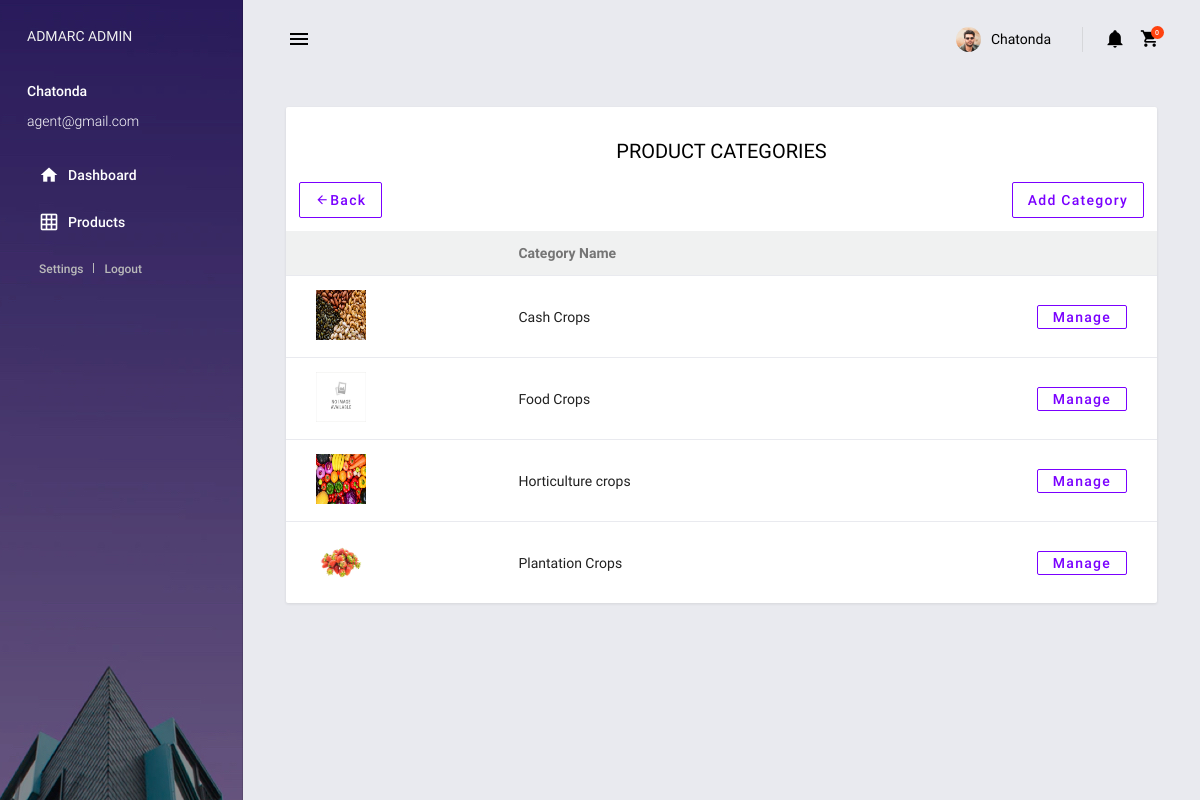
/admin/syst/categories.php (signed in), run on the app's committed database.
### tables this page shows
CREATE TABLE `product_categories` (
  `category_id` int(11) NOT NULL,
  `category_name` varchar(255) NOT NULL,
  `category_img` varchar(255) DEFAULT 'noimage.jpg',
  `date_created` datetime NOT NULL DEFAULT current_timestamp(),
  `date_update` datetime NOT NULL DEFAULT current_timestamp() ON UPDATE current_timestamp()
);

### admin/syst/connection/Functions.php (called while the page is built, shortened)
<?php
Class Functions{
    private $con;
    function __construct(){
        require_once dirname(__FILE__).'/connection.php';
        $database = new Connection();
        $this->con = $database->openConnection();
    }
    function retrieveMany($query){
            $stmt = $this->con->prepare($query);
            $stmt->execute();
            return $stmt->fetchAll();
    }
}
?>

### admin/syst/connection/connection.php (called while the page is built, shortened)
<?php
Class Connection {
private  $server = "mysql:host=localhost;dbname=admarc_system";
private  $user = "root";
private  $pass = "";
private $options  = array(PDO::ATTR_ERRMODE => PDO::ERRMODE_EXCEPTION,PDO::ATTR_DEFAULT_FETCH_MODE => PDO::FETCH_ASSOC,);
            public function openConnection()
             {
               try
                 {
          $this->con = new PDO($this->server, $this->user,$this->pass,$this->options);
          return $this->con;
                  }
               catch (PDOException $e)
                 {
                     echo "There is some problem in connection: " . $e->getMessage();
                 }
             }
}
?>

### admin/syst/categories.php (the view, shortened to what this page needs)
<?php
include('connection/Functions.php');
$operation = new Functions();
$categories = $operation->retrieveMany("SELECT *FROM product_categories ORDER BY category_name ASC");
?>
<!DOCTYPE html>
<html lang="en">
<?php include('includes/css.php'); ?>
<body>
<div class="body-wrapper">
    <?php include('includes/aside.php'); ?>
    <div class="main-wrapper mdc-drawer-app-content">
        <?php include('includes/header.php'); ?>
        <div class="page-wrapper mdc-toolbar-fixed-adjust">
            <main class="content-wrapper">
                <div class="mdc-layout-grid">
                    <div class="mdc-layout-grid__inner">
                        <div class="mdc-layout-grid__cell stretch-card mdc-layout-grid__cell--span-12">
                            <div class="mdc-card p-0">
                                <h6 class="card-title card-padding pb-0 text-center">PRODUCT CATEGORIES</h6>
                                <div class="mdc-layout-grid " style="width: 100%;">
                                    <div class="mdc-layout-grid__inner">
                                        <div class="mdc-layout-grid__cell stretch-card mdc-layout-grid__cell--span-12 ">
                                            <div class="mdc-layout-grid__cell stretch-card mdc-layout-grid__cell--span-10  "
                                                 style="width: 100%;">
                                                <a href="products.php" class="mdc-button mdc-button--outlined ">
                                                    <span class="mdi mdi-arrow-left"></span>Back
                                                </a>
                                            </div>
                                            <div id="openModal"
                                                 class="mdc-layout-grid__cell stretch-card mdc-layout-grid__cell--span-2 ">
                                                <a href="manage_category.php" class="mdc-button mdc-button--outlined ">
                                                    Add Category
                                                </a>
                                            </div>
                                        </div>
                                    </div>
                                </div>
                                <div class="table-responsive">
                                    <table class="table table-hoverable">
                                        <thead>
                                        <tr class="bg-light ">
                                            <th class="text-left "></th>
                                            <th class="text-left "><b>Category Name</b></th>
                                            <th><b></b></th>
                                        </tr>
                                        </thead>
                                        <tbody>
                                        <?php
                                        foreach ($categories as $category) {
                                            echo '<tr>
                                                        <td class="text-left"><img height="50px" width="50px" src="../assets/images/products/' . $category['category_img'] . '" /></td>
                                                        <td class="text-left">' . $category['category_name'] . '</td>
                                                        <td>
                                                        <a href="manage_category.php?category=' . $category['category_id'] . '" class="mdc-button mdc-button--outlined ">
                                                            Manage
                                                        </a>
                                                        </td>
                                                    </tr>';
                                        }
                                        ?>
                                        </tbody>
                                    </table>
                                </div>
                            </div>
                        </div>
                    </div>
                </div>
            </main>
        </div>
    </div>
</div>
</body>
</html>

### data on the page
product_categories: category_img (picture), category_name "Cash Crops"
product_categories: category_img (placeholder picture), category_name "Food Crops"
product_categories: category_img (picture), category_name "Horticulture crops"
product_categories: category_img (picture), category_name "Plantation Crops"

### other printed values
$logged_user['fname'] "Chatonda"
$logged_user['email'] "agent@gmail.com"
$counter "0"
